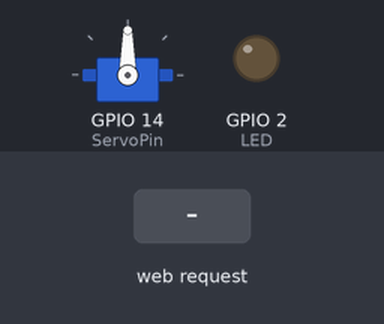
Bench run of a sketch on a simulated ESP8266 (NodeMCU). Shown: servo, output pins drawn as LEDs (lit = HIGH). The test bench sets the inputs (shaded band). WiFi joins after 1.5 s; servers stay silent unless stated; what the sketch prints to the serial monitor is not drawn.

Above: at 3.7 s.
3.8 s: HTTP request GET /setting?servoPOS=120&minValue=120&maxValue=120 received
10.0 s: HTTP request GET /setPOS received
At 11.2 s:
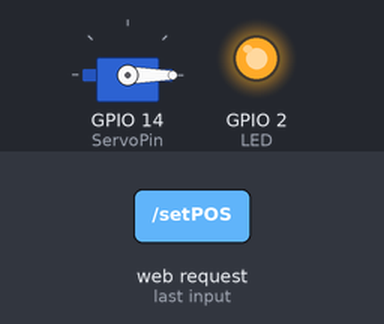
16.0 s: HTTP request GET /setting received
At 21.3 s:
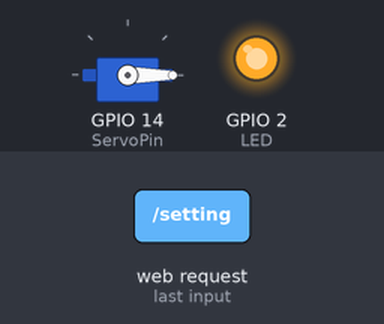
22.0 s: HTTP request GET /setting?minValue=120 received
At 25.7 s:
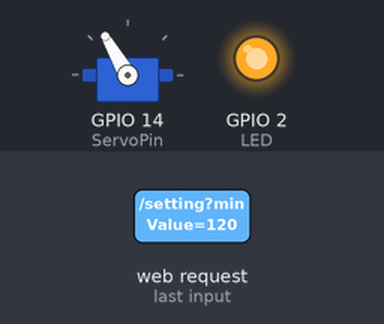
Timing chart, 0 to 33.8 s (numbered marks = the images above; inputs shaded):
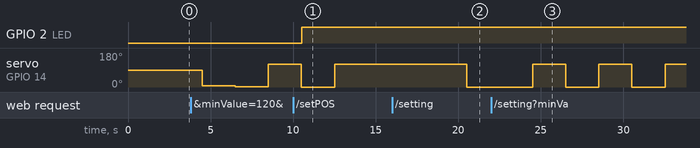

The sketch:

servo_drinking_bird.ino
```cpp
/*
 * ESP8266 Servo Motor Control With Web Server
 * https://circuits4you.com
 */

#include <ESP8266WiFi.h>
#include <ESP8266WebServer.h>
#include <Servo.h>
#include <time.h>

#include "index.h";
#include "credentials.h";

#define LED 2
#define ServoPin 14   //D5 is GPIO14


int max_angle = 1; // the value that I control from the web interface
int min_angle = 6; // the value that I control from the web interface


Servo myservo;  // create servo object to control a servo
// twelve servo objects can be created on most boards

ESP8266WebServer server(80);

//================================================
void handleServo(){
  String POS = server.arg("servoPOS");
  int pos = POS.toInt();
  myservo.write(pos);   // tell servo to go to position
  delay(15);
  Serial.print("Servo Angle:");
  Serial.print(myservo.read() );
  Serial.print("=?=");
  Serial.println(pos);
  digitalWrite(LED,!(digitalRead(LED))); //Toggle LED
  server.send(200, "text/html", "new position:"+String(pos) );
}


void handleSetting()
{ // If a POST request is made to URI /clear
  String value;
  value = server.arg("minValue");
  Serial.println("handleSetting(" + value + ")");
  Serial.println("min_angle: " + String(min_angle));
  min_angle = value.toInt(); // string to integer
  Serial.println("min_angle: " + String(min_angle));

  value = server.arg("maxValue");
  Serial.println("handleSetting(" + value + ")");
  Serial.println("max_value: " + String(max_angle));
  max_angle = value.toInt(); // atof?
  Serial.println("max_angle: " + String(max_angle));

  server.send(200, "text/html", "New min_angle: " + String(min_angle) + " .<br> " + "New max_angle: " + String(max_angle) + " .");
  // will use `value` to update the parameter I want to change
  //return true;
}


void handleSimpleRoot() {
  int read_pos = myservo.read();
  String _title = "<h1>Servo Server</h1>";
  String sub_title = "<h2>Currently turned at: "+ String(read_pos)  +"</h2>";
  String range = "<h3>Current range: "+ String(min_angle) +","+ String(max_angle) +"</h3>";
  //String form="<br><form action=\"/setPOS\"> Update position (0-300?):<input type=\"text\" name=\"servoPOS\" value=\"" + String(read_pos) + "\">  <input type=\"submit\" value=\"Submit\"><br></form>";
  String open_form  = "<br><form action=\"/setting\">";
  String max_value  = "Min position: <input type=\"text\" name=\"minValue\" value=\"" + String(min_angle) + "\">  <input type=\"submit\" value=\"Submit\"><br>";
  String min_value  = "Max position: <input type=\"text\" name=\"maxValue\" value=\"" + String(max_angle) + "\">  <input type=\"submit\" value=\"Submit\"><br>";
  String close_form = "</form><br>";

  String myHTML= _title+sub_title+range+open_form+max_value+min_value+close_form ;

 server.send(200, "text/html", myHTML); //Send web page
}


void handleDevelRoot() {
  String myHTML= par ;
  server.send(200, "text/html", myHTML); //Send web page
}


//void handleSetting() {                          // If a POST request is made to URI /clear
//  String value;
//  value=server.arg("servoposition");
//  Serial.println("handleSetting(" + value+")");
//  Serial.println("update_frequency: " + String(update_frequency) );
//  update_frequency=value.toInt(); // atof?
//  Serial.println("update_frequency: " + String(update_frequency) );
//
//  server.send(200, "text/plain", "New measurement frequency: "+String(update_frequency)+" milliseconds. \n " + "New LED flash duration: "+String(flash_duration)+" milliseconds.");
//  // will use `value` to update the parameter I want to change
//  //return true;
//}


//================================================
//            Setup
//================================================
void setup() {
  delay(1000);
  Serial.begin(115200);
  Serial.println();

  pinMode(LED,OUTPUT);
  myservo.attach(ServoPin); // attaches the servo on GIO2 to the servo object

  //Connect to wifi Network
  WiFi.begin(ssid, password);     //Connect to your WiFi router
  Serial.println("");

  // Wait for connection
  while (WiFi.status() != WL_CONNECTED) {
    delay(500);
    Serial.print(".");
  }

  //If connection successful show IP address in serial monitor
  Serial.println("");
  Serial.print("Connected to ");
  Serial.println(ssid);
  Serial.print("IP address: ");
  Serial.println(WiFi.localIP());  //IP address assigned to your ESP

  //Initialize Webserver
  server.on("/",handleSimpleRoot);
  server.on("/devel",handleDevelRoot);
  server.on("/setting", HTTP_GET, handleSetting);
  server.on("/setPOS",handleServo); //Sets servo position from Web request
  server.begin();
  Serial.println("*** HTTP server started.***");

}

//================================================
//     LOOP
//================================================
void loop() {

   delay(2000);
   //long randNumber = random(10, 30);
   myservo.write(min_angle);
   delay(2000);
   myservo.write(max_angle);
   server.handleClient();

}
//================================================
```

credentials.h
```cpp
//WiFi Connection configuration

const char *ssid = "newtowrkname";
const char *password = "mysuperdumbpassword";
```

index.h
```cpp
String par = R"(<!DOCTYPE html>
<html>
<style>
.angle{
  width: 79px;
  height: 50px;
  position: absolute;
  vertical-align: middle;
  margin-top: 50px;
  margin-left: -114px;
  border: 0px none;
  background: rgba(0, 0, 0, 0) none repeat scroll 0% 0%;
  font: normal normal bold normal 20px Arial;
  text-align: center;
  color: rgb(34, 34, 34);
  padding: 0px;
}

.spd{
  width: 79px;
  height: 50px;
  position: absolute;
  vertical-align: middle;
  margin-top: 50px;
  margin-left: -114px;
  border: 0px none;
  background: rgba(0, 0, 0, 0) none repeat scroll 0% 0%;
  font: normal normal bold normal 50px Arial;
  text-align: center;
  color: rgb(34, 34, 34);
  padding: 0px;
}

.imageDiv{
    padding: 5%;
 }

.flx{
  display: flex;
}

h1 {
  color: blue;
  }


</style>
<head>
<title>ESP8266 Servo | Circuits4you.com</title>
<meta name="viewport" content="width=device-width, initial-scale=1">
</head>
<body>

<div style="width:100%;">
<div style="width:50%;  margin: 0 auto;">
  <h3>Circuits4you.com</h3>
  <h4>ESP8266 Servo Motor Control</h4>
</div>
</div>

<div style="width: 50%; margin: 0 auto;" class="flx">
  <svg viewBox="0 0 500 500" width="250" height="250" id="mySVG" style="background:#fff; border: 1px solid black">
  <path fill="none" stroke="#30D8D9"  stroke-width="50" d="M 376.79805300444093 404.6682053761632 A 200 200 0 1 0 121.44247806269212 403.2088886237956"></path>
  <path id="arc1" fill="none" stroke="#00A8A9" stroke-width="50" style="stroke-linecap: round;"/>
  <text x="230" y="260" fill="#777" id="angle" class="spd">0</text>
  <text x="200" y="300" fill="#777" class="angle">Servo Angle</text>
  </svg>
</div>

<script>
function sendData(pos) {
  var xhttp = new XMLHttpRequest();
  xhttp.onreadystatechange = function() {
    if (this.readyState == 4 && this.status == 200) {
      console.log(this.responseText);
    }
  };
  xhttp.open("GET", "setPOS?servoPOS="+pos, true);
  xhttp.send();
}

function polarToCartesian(centerX, centerY, radius, angleInDegrees) {
  var angleInRadians = (angleInDegrees-90) * Math.PI / 180.0;

  return {
    x: centerX + (radius * Math.cos(angleInRadians)),
    y: centerY + (radius * Math.sin(angleInRadians))
  };
}

function describeArc(x, y, radius, startAngle, endAngle){

    var start = polarToCartesian(x, y, radius, endAngle);
    var end = polarToCartesian(x, y, radius, startAngle);

    var largeArcFlag = endAngle - startAngle <= 180 ? "0" : "1";

    var d = [
        "M", start.x, start.y,
        "A", radius, radius, 0, largeArcFlag, 0, end.x, end.y
    ].join(" ");

    return d;
}

window.onload = function() {
  document.getElementById("arc1").setAttribute("d", describeArc(250, 250, 200, 220, 210));
};

var svg  = document.getElementById("mySVG");
    pt   = svg.createSVGPoint(),

svg.addEventListener('mousedown',function(evt){
  var loc = cursorPoint(evt);
  var degrees = Math.atan2(loc.x-250,loc.y-250)*180/Math.PI + 90;

  var offset = 220;

  degrees = (degrees + 90)
  degrees = degrees + offset;
  if(degrees > 360)
  {
    degrees = degrees - 360;
  }
  degrees = 360 - degrees;
  angle = degrees + offset;

  console.log(degrees, angle);

  if(degrees<281)
  {
    document.getElementById("arc1").setAttribute("d", describeArc(250, 250, 200, offset, angle));
    var servoAng = Math.round(((angle - 220)/280) * 180);
    document.getElementById("angle").innerHTML=servoAng;
    sendData(servoAng);
  }
});

// Get point in global SVG space
function cursorPoint(evt){
  pt.x = evt.clientX; pt.y = evt.clientY;
  return pt.matrixTransform(svg.getScreenCTM().inverse());
}

</script>
</body>
</html>)";
```

Measured:
- after the input at 10.0 s, GPIO 2 (LED): LOW → HIGH after 0.52 s; servo on GPIO 14 (ServoPin): 120° → 0° after 0.51 s, → 120° 2.0 s later
- after the input at 16.0 s, servo on GPIO 14 (ServoPin): 120° → 0° after 4.5 s
- after the input at 22.0 s, servo on GPIO 14 (ServoPin): alternates 120° for 2.0 s and 0° for 2.0 s, starting after 2.5 s
